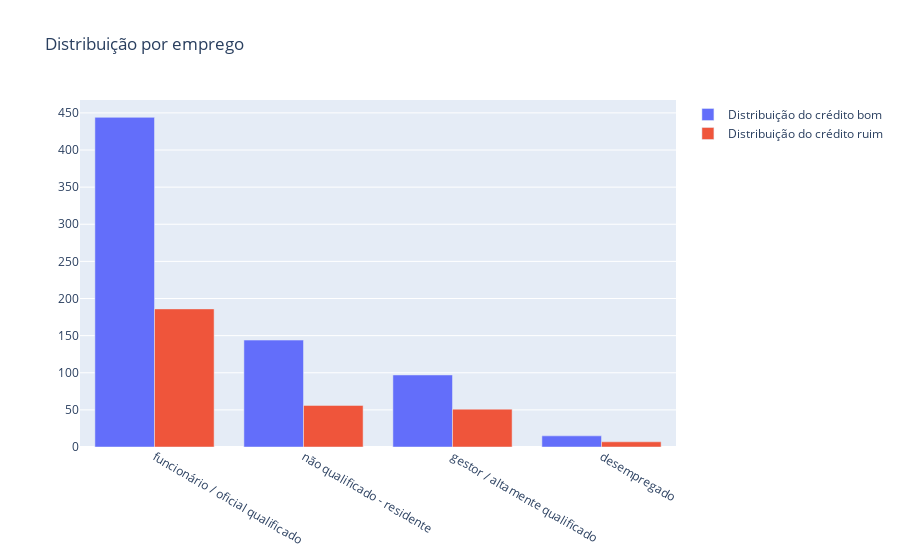

The code cell stored with this chart in its notebook:
### Code cell
#Categorias de idade por valor de crédito por risco

#First plot
trace0 = go.Bar(
    x = df_credit[df_credit["RiscoDeCredito"]== 'Bom']["Emprego"].value_counts().index.values,
    y = df_credit[df_credit["RiscoDeCredito"]== 'Bom']["Emprego"].value_counts().values,
    name='Distribuição do crédito bom'
)

#Second plot
trace1 = go.Bar(
    x = df_credit[df_credit["RiscoDeCredito"]== 'Ruim']["Emprego"].value_counts().index.values,
    y = df_credit[df_credit["RiscoDeCredito"]== 'Ruim']["Emprego"].value_counts().values,
    name="Distribuição do crédito ruim"
)

data = [trace0, trace1]

layout = go.Layout(
    title='Distribuição por emprego'
)

fig = go.Figure(data=data, layout=layout)

py.iplot(fig, filename='grouped-bar')

### Figure 1 — Plotly figure (JSON) as saved in the notebook; plotly's stock layout.template omitted (floating-point values rounded to 4 significant figures)
{"data": [{"name": "Distribuição do crédito bom", "type": "bar", "x": ["funcionário / oficial qualificado", "não qualificado - residente", "gestor / altamente qualificado", "desempregado"], "y": [444, 144, 97, 15]}, {"name": "Distribuição do crédito ruim", "type": "bar", "x": ["funcionário / oficial qualificado", "não qualificado - residente", "gestor / altamente qualificado", "desempregado"], "y": [186, 56, 51, 7]}], "layout": {"title": {"text": "Distribuição por emprego"}}}
